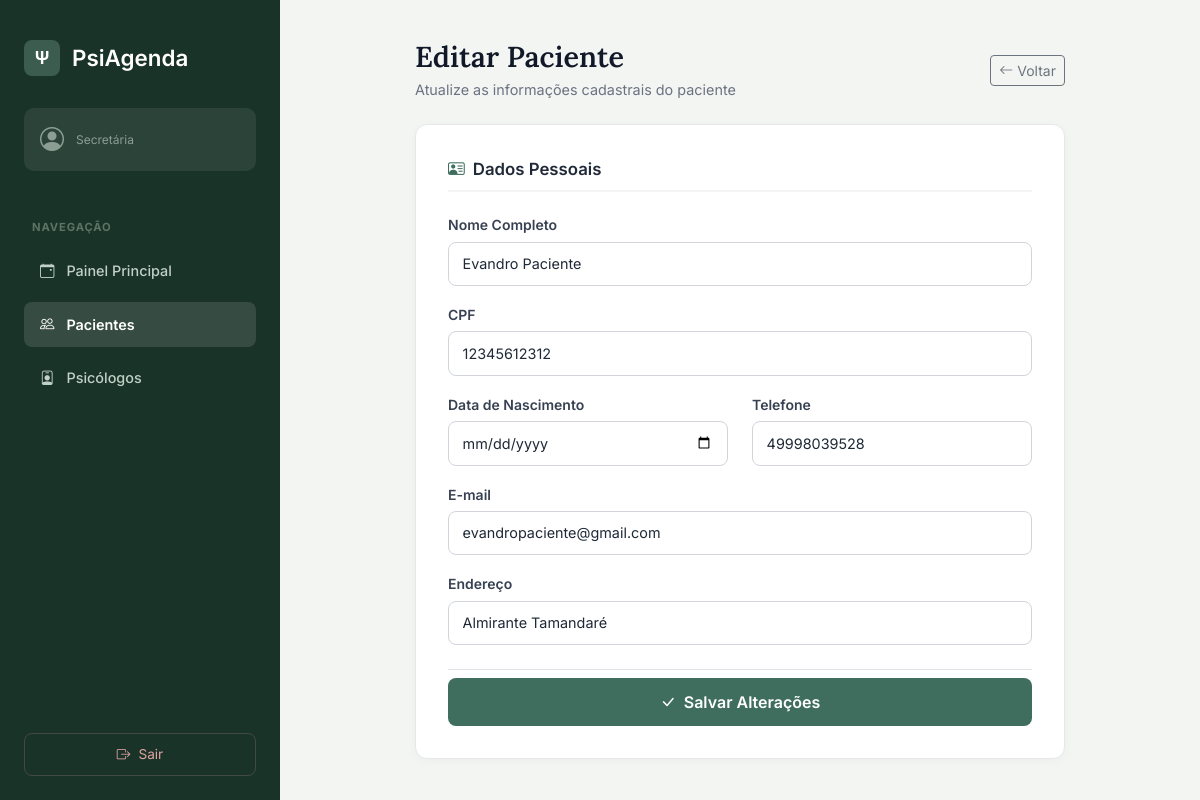
Screenshot of /pacientes/3/editar/ with the database file from the repository.
### agendamentos/models.py (models this page shows, shortened)
class Paciente(models.Model):
  nome_completo = models.CharField(max_length=150)
  cpf = models.CharField(max_length=14, unique=True)
  data_nascimento = models.DateField()
  telefone = models.CharField(max_length=20)
  email = models.EmailField(blank=True, null=True)
  endereco = models.CharField(max_length=255, blank=True, null=True)
  ativo = models.BooleanField(default=True)
  primeiro_acesso = models.BooleanField(default=True)
  class Meta:
    verbose_name = 'Paciente'
    verbose_name_plural = 'Pacientes'
    ordering = ['nome_completo']

### agendamentos/views.py (the view)
# urls.py: path('pacientes/<int:pk>/editar/', views.editar_paciente, name='editar_paciente'),
def editar_paciente(request, pk):
    paciente = get_object_or_404(Paciente, pk=pk)
    if request.method == 'POST':
        form = EditarPacienteForm(request.POST, instance=paciente)
        if form.is_valid():
            form.save()
            messages.success(request, f"Dados do paciente {paciente.nome_completo} atualizados!")
            return redirect('listar_pacientes')
    else:
        form = EditarPacienteForm(instance=paciente)
    return render(request, 'agendamentos/form_paciente.html', {'form': form, 'paciente': paciente})

### agendamentos/forms.py
class EditarPacienteForm(forms.ModelForm):
    class Meta:
        model = Paciente
        fields = ['nome_completo', 'cpf', 'data_nascimento', 'telefone', 'email', 'endereco']
        widgets = {
            'nome_completo': forms.TextInput(attrs={'class': 'form-control'}),
            'cpf': forms.TextInput(attrs={'class': 'form-control', 'placeholder': '000.000.000-00'}),
            'data_nascimento': forms.DateInput(attrs={'type': 'date', 'class': 'form-control'}),
            'telefone': forms.TextInput(attrs={'class': 'form-control', 'placeholder': '(00) 00000-0000'}),
            'email': forms.EmailInput(attrs={'class': 'form-control'}),
            'endereco': forms.TextInput(attrs={'class': 'form-control'}),
        }

### agendamentos/templates/agendamentos/form_paciente.html (shortened to what this page needs)
<!DOCTYPE html>
<html lang="pt-br">
<head>
    <link href="https://cdn.jsdelivr.net/npm/bootstrap@5.3.0/dist/css/bootstrap.min.css" rel="stylesheet">
    <link rel="stylesheet" href="https://cdn.jsdelivr.net/npm/bootstrap-icons@1.10.5/font/bootstrap-icons.css">
</head>
<body>
<aside class="sidebar">
    <a href="{% url 'painel_secretaria' %}" class="brand-logo">
        <div class="logo-icon">Ψ</div>
        <span>PsiAgenda</span>
    </a>
    <div class="user-card">
        <i class="bi bi-person-circle"></i>
        <div>
            <p class="user-role">Secretária</p>
        </div>
    </div>
    <nav class="nav-menu">
        <div class="nav-section-title">Navegação</div>
        <a href="{% url 'painel_secretaria' %}" class="nav-btn">
            <i class="bi bi-calendar-event"></i> Painel Principal
        </a>
        <a href="{% url 'listar_pacientes' %}" class="nav-btn active">
            <i class="bi bi-people"></i> Pacientes
        </a>
        <a href="{% url 'listar_psicologos' %}" class="nav-btn">
            <i class="bi bi-person-badge"></i> Psicólogos
        </a>
    </nav>
    <a href="{% url 'logout' %}" class="logout-btn">
        <i class="bi bi-box-arrow-right"></i> Sair
    </a>
</aside>
<main class="main-content">
    <div class="form-container mx-auto">
        <div class="d-flex justify-content-between align-items-center mb-4">
            <div>
                <h1 class="header-title">Editar Paciente</h1>
                <p class="header-subtitle mb-0">Atualize as informações cadastrais do paciente</p>
            </div>
            <a href="{% url 'listar_pacientes' %}" class="btn btn-outline-secondary btn-sm d-flex align-items-center gap-1">
                <i class="bi bi-arrow-left"></i> Voltar
            </a>
        </div>
        <div class="card-custom">
            <form method="POST">
                <div class="section-title">
                    <i class="bi bi-person-vcard"></i> Dados Pessoais
                </div>
                <div class="mb-3">
                    <label class="form-label">Nome Completo</label>
                    {{ form.nome_completo }}
                </div>
                <div class="mb-3">
                    <label class="form-label">CPF</label>
                    {{ form.cpf }}
                </div>
                <div class="row">
                    <div class="col-md-6 mb-3">
                        <label class="form-label">Data de Nascimento</label>
                        {{ form.data_nascimento }}
                    </div>
                    <div class="col-md-6 mb-3">
                        <label class="form-label">Telefone</label>
                        {{ form.telefone }}
                    </div>
                </div>
                <div class="mb-3">
                    <label class="form-label">E-mail</label>
                    {{ form.email }}
                </div>
                <div class="mb-4">
                    <label class="form-label">Endereço</label>
                    {{ form.endereco }}
                </div>
                <div class="d-grid mt-4 pt-2 border-top">
                    <button type="submit" class="btn-green">
                        <i class="bi bi-check-lg me-2"></i> Salvar Alterações
                    </button>
                </div>
            </form>
        </div>
    </div>
</main>
</body>
</html>

### agendamentos/templates/agendamentos/form_paciente.html (style rules this page uses)
* { box-sizing: border-box; font-family: 'Inter', sans-serif; }
body { background-color: #f3f5f3; min-height: 100vh; margin: 0; display: flex; }
.sidebar { width: 280px; background-color: #1a3328; color: #ffffff; min-height: 100vh; display: flex; flex-direction: column; padding: 2.5rem 1.5rem 1.5rem 1.5rem; position: fixed; top: 0; left: 0; bottom: 0; z-index: 100; }
.brand-logo { display: flex; align-items: center; gap: 0.75rem; font-family: 'Lora', serif; font-size: 1.4rem; font-weight: 600; margin-bottom: 2rem; color: #ffffff; text-decoration: none; }
.brand-logo .logo-icon { background-color: #3b5c4f; width: 36px; height: 36px; border-radius: 8px; display: flex; align-items: center; justify-content: center; font-weight: bold; font-size: 1.1rem; color: #ffffff; }
.user-card { background-color: rgba(255, 255, 255, 0.08); border-radius: 10px; padding: 0.85rem 1rem; margin-bottom: 2rem; display: flex; align-items: center; gap: 0.75rem; }
.user-card i { font-size: 1.5rem; color: #8c9e93; }
.user-card .user-role { font-size: 0.75rem; color: #8c9e93; margin: 0; }
.nav-menu { display: flex; flex-direction: column; gap: 0.5rem; flex-grow: 1; }
.nav-section-title { font-size: 0.7rem; font-weight: 700; letter-spacing: 0.08em; color: #5c7365; text-transform: uppercase; margin-top: 1rem; margin-bottom: 0.25rem; padding-left: 0.5rem; }
.nav-btn { display: flex; align-items: center; gap: 0.75rem; padding: 0.75rem 1rem; color: #c2d1c7; text-decoration: none; border-radius: 8px; font-weight: 500; font-size: 0.9rem; transition: all 0.2s ease; }
.nav-btn.active { background-color: rgba(255, 255, 255, 0.12); color: #ffffff; font-weight: 600; }
.logout-btn { margin-top: auto; color: #e0a3a3; border: 1px solid rgba(224, 163, 163, 0.2); border-radius: 8px; padding: 0.65rem 1rem; text-decoration: none; display: flex; align-items: center; justify-content: center; gap: 0.5rem; font-size: 0.85rem; transition: all 0.2s; }
.main-content { margin-left: 280px; flex-grow: 1; padding: 2.5rem; width: calc(100% - 280px); }
.header-title { font-family: 'Lora', serif; font-size: 1.8rem; color: #111827; font-weight: 600; margin-bottom: 0.25rem; }
.header-subtitle { color: #6b7280; font-size: 0.9rem; }
.form-container { max-width: 650px; }
.card-custom { background-color: #ffffff; border: 1px solid #e5e7eb; border-radius: 12px; box-shadow: 0 2px 10px rgba(0, 0, 0, 0.03); padding: 2rem; }
.section-title { font-size: 1.05rem; font-weight: 600; color: #1f2937; padding-bottom: 0.5rem; border-bottom: 2px solid #f3f4f6; margin-bottom: 1.25rem; display: flex; align-items: center; gap: 0.5rem; }
.section-title i { color: #3f6e5e; }
.form-label { font-weight: 600; color: #374151; font-size: 0.875rem; margin-bottom: 0.4rem; }
.card-custom input, .card-custom select, .card-custom textarea { display: block; width: 100%; padding: 0.65rem 0.85rem; font-size: 0.9rem; font-weight: 400; line-height: 1.5; color: #1f2937; background-color: #ffffff; background-clip: padding-box; border: 1px solid #d1d5db; border-radius: 8px; transition: border-color 0.15s ease-in-out, box-shadow 0.15s ease-in-out; }
.btn-green { background-color: #3f6e5e; color: #ffffff; border: none; border-radius: 8px; padding: 0.75rem 1.25rem; font-weight: 600; transition: background-color 0.2s, transform 0.1s; text-decoration: none; display: inline-flex; align-items: center; justify-content: center; }

### rows the page displays
Paciente: nome_completo "Evandro Paciente", cpf "12345612312", telefone "49998039528", email "evandropaciente@gmail.com", endereco "Almirante Tamandaré"
